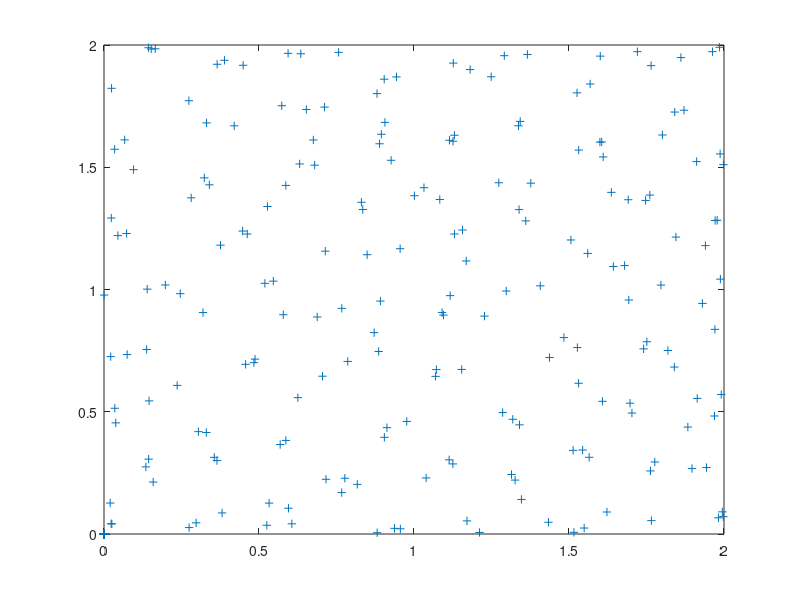
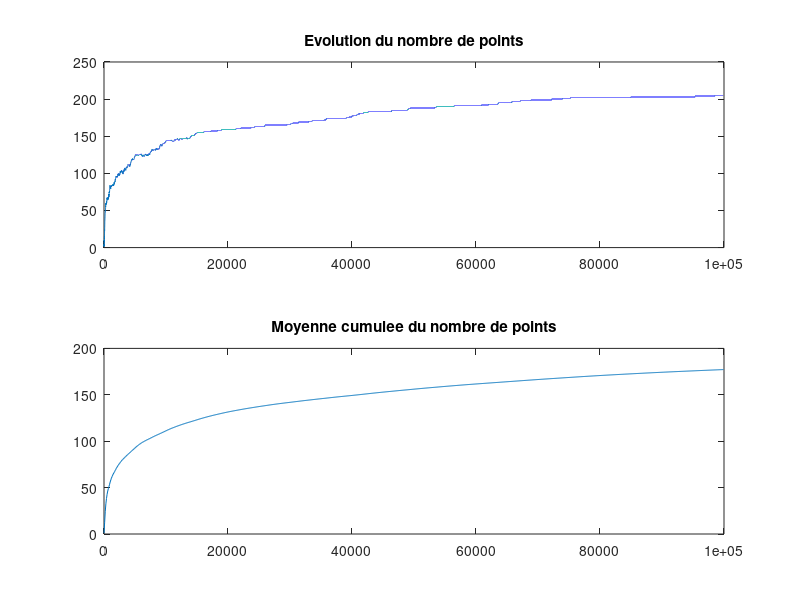
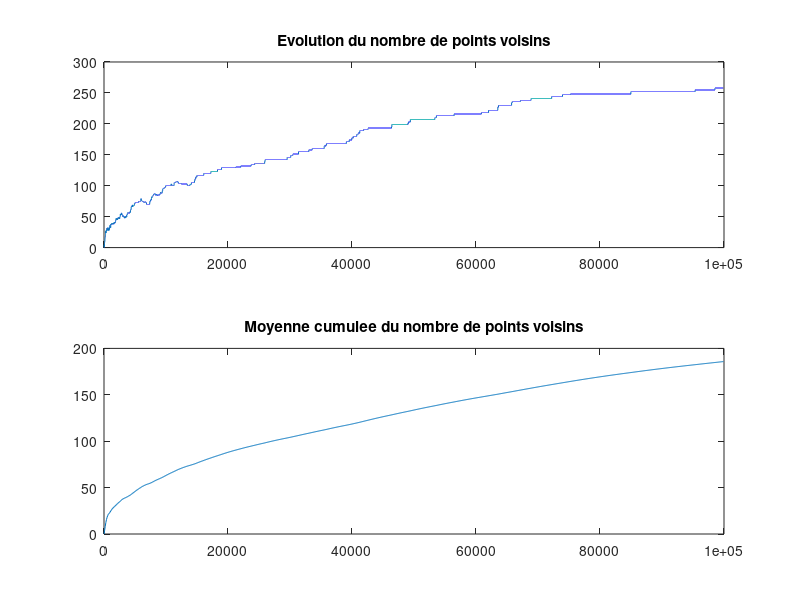

MATLAB code to generate these figures, in order: (Note: this script raises an error after producing the figures.)
clear

% Taille de la zone
Cote = 2;
S = Cote * Cote;

% Distance en lien avec la relation de voisinage
vD = 0.2;
% Parametre du processus
vGamma = 0.2; %0.1;

Nmax = 1000; % maximum number of points
points = zeros(Nmax,2);

Pb = 0.5;
Pd = 1 - Pb;

vBeta = 20;

NIte_max = 100000; % number of iterations

N_points = zeros(NIte_max,1);
Nx = 0;

N_vois = zeros(NIte_max,1);
N_v = 0;

for i = 1 : NIte_max

  R = -1;
  bDead = 0;
  N_v_temp = 0;
  Num_Point = 0;
  
  % Tirage d'un mouvement
  if(rand(1) < Pb) % Naissance d'un point
    % Tirage d'un point dans la zone
    points(Nx+1,:) = Cote * rand(1,2);
    
    % Calcul de N_v_temp

    % here...
    if(Nx > 0)
        dists = ((points(1:Nx,1) - points(Nx+1,1)).^2 + (points(1:Nx,2) - points(Nx+1,2)).^2).^0.5;
        Index = find(dists < vD);
        N_index = length(Index);
        if(N_index > 0)
            N_v_temp = length(Index);
        end
    end

    
    % Calcul de R
    % Py/Px = beta

    R = (Pd * vBeta * vGamma ^N_v_temp * S) / (Pb * (Nx + 1));
  
  else % Mort d'un point
    bDead = 1;
    if(Nx > 0)
      % Tirage d'un point dans la population
      Num_Point = ceil(Nx*rand(1));

      if(Nx > 1)
        % Echange avec le dernier point
        point_tmp = points(Nx,:);
        points(Nx,:) = points(Num_Point,:);
        points(Num_Point,:) = point_tmp;

        dists = (points(1:Nx - 1,1) - points(Nx, 1).^2 + (points(1: Nx - 1,2) - points(Nx,2)).^2);
        Index = find(dists < vD);
        N_index = length(Index);
        if (N_index > 0)
            N_v_temp = length(Index);
        end
      end
      
      % Calcul de N_v_temp
      % N_v_temp = 
      
      % Calcul de R
      R = (Pb * Nx) / (Pd * vBeta^N_v_temp * S);

    end
  end
  
  % Acceptation du mouvement
  alpha = min(1,R);
  v_unif = rand(1);
  if(v_unif < alpha) % mouvement accepte
    if(bDead)
      if(Nx > 0)
          points(Nx,:) = zeros(1,2);
          Nx = Nx - 1;
          N_v = N_v - N_v_temp;
      end
    else
      Nx = Nx + 1;
      N_v = N_v + N_v_temp;
    end
  else
     points(Nx+1,:) = zeros(1,2); 
  end

  N_points(i) = Nx;
  N_vois(i) = N_v;
  
%   figure(1)
%   clf
%   plot(points(:,1),points(:,2),'+')
end

figure(1)
clf
plot(points(:,1),points(:,2),'+')

figure(2)
subplot(2,1,1)
plot(N_points)
title('Evolution du nombre de points')

pas = 100; % pas ne change pas bq le résultat
burn = 150;
CS_N_points = cumsum(N_points(1:pas:length(N_points)));
subplot(2,1,2)
plot([1:pas:length(N_points)]', CS_N_points./[1:length(CS_N_points)]')
title('Moyenne cumulee du nombre de points')

figure(3)
subplot(2,1,1)
plot(N_vois)
title('Evolution du nombre de points voisins')

pas = 100;
CS_N_vois = cumsum(N_vois(1:pas:length(N_vois)));
subplot(2,1,2)
plot([1:pas:length(N_vois)]', CS_N_vois./[1:length(CS_N_vois)]')
title('Moyenne cumulee du nombre de points voisins')

% subplot(3,1,3)
% plot([1:length(CS_N_points)]',1.96*Ec_N_points./[1:length(CS_N_points)]' .^ 0.5);
% Index_precision = find((1.96*Ec_N_points./[1:length(CS_N_points)]').^0.5 < 0.1);

% figure(3);

ImageOrig = im2double(imread('000000.bmp'));
dim = size(ImageOrig);
N_lig = dim(1);
N_col = dim(2);
figure(1)
imagesc(ImageOrig)
axis image;
title('Image originale')
ImageOrig = ImageOrig*255; % Valeur entière entre 0 et 255.